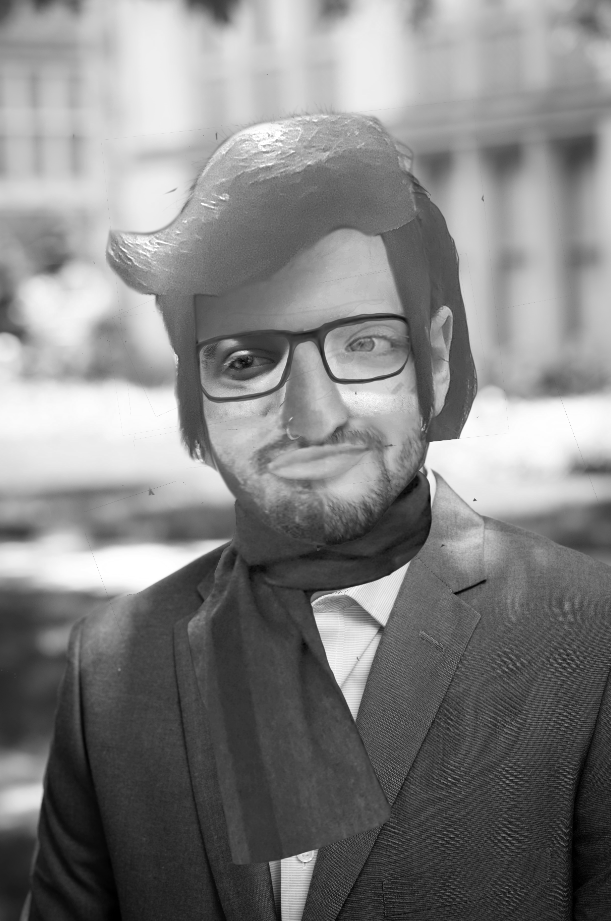
#> input picture images/monster.png, 611 x 921 px
$ python -i edge_addition.py   (imports and definitions only)
#> lines starting #> are read from the running program, lines starting #| are printed output that depends on the picture
import cv2
import numpy as np

def add_edges():
    img = cv2.imread('../../images/monster.png')
#> img is the input picture: shape (921, 611, 3); min 0, max 255, mean 130
    # img = cv2.imread('../../images/monster.png', cv2.IMREAD_GRAYSCALE)
    edges = cv2.Canny(img,50,70)
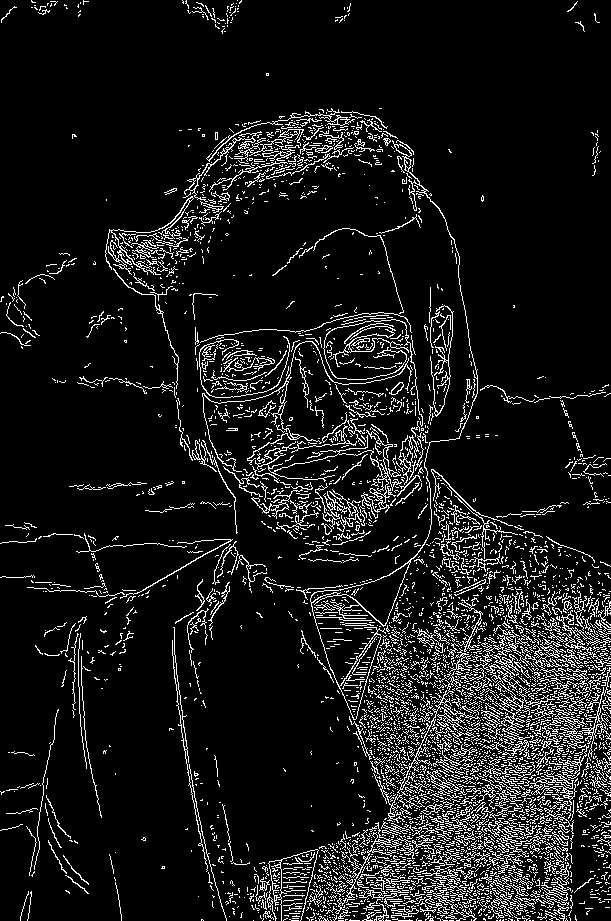
#> edges: shape (921, 611); 9.5% white in thin lines or dots
    edges = cv2.cvtColor(edges, cv2.COLOR_GRAY2BGR)
#> edges: shape (921, 611, 3); 9.5% white in thin lines or dots
    # edges *=
    add = cv2.addWeighted(img, 1, edges, 0.5, 0.0)
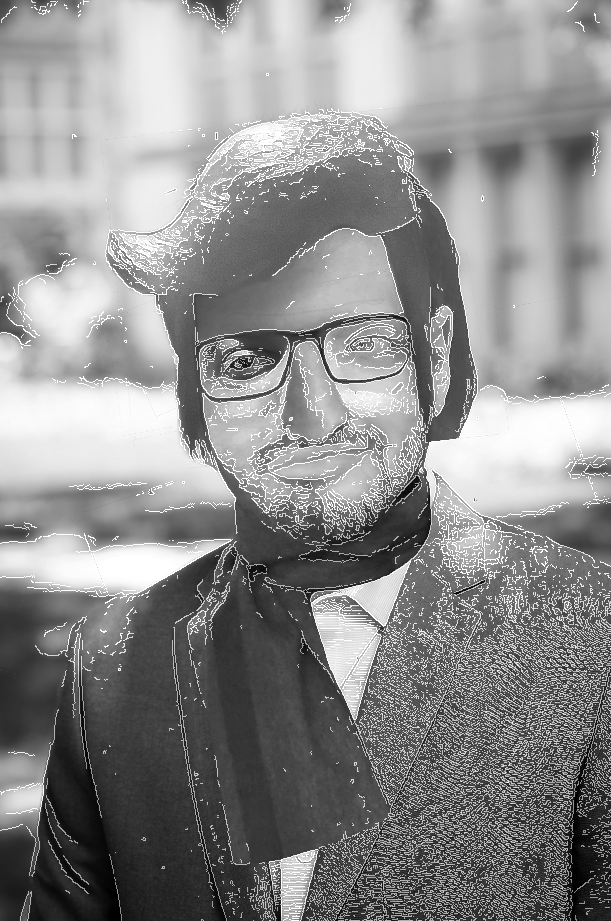
#> add: shape (921, 611, 3); min 0, max 255, mean 141
    cv2.imshow('shit', img)
    cv2.imshow('two', edges)
    cv2.imshow('added', add)
    cv2.waitKey()

>>> result = add_edges()

$ run again, with images/tyson.jpg saved as images/monster.png
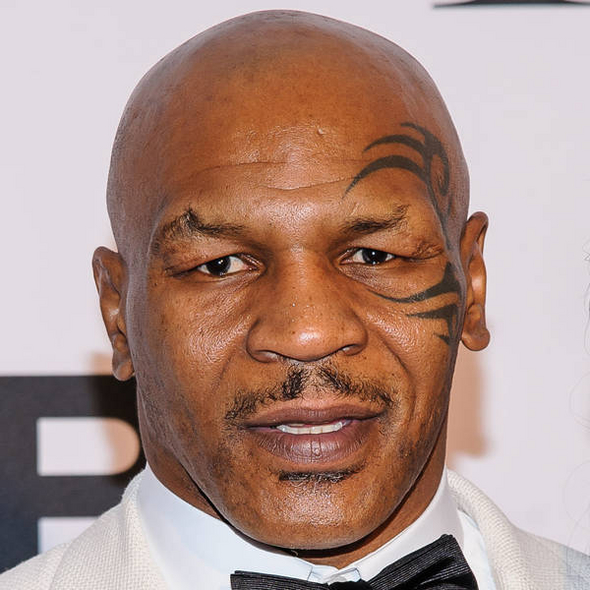
#> input picture images/tyson.jpg, 590 x 590 px
#> in add_edges, img is the input picture: shape (590, 590, 3); mean B, G, R 135.5, 144.8, 174.3
#> in add_edges, `edges = cv2.Canny(img,50,70)`:
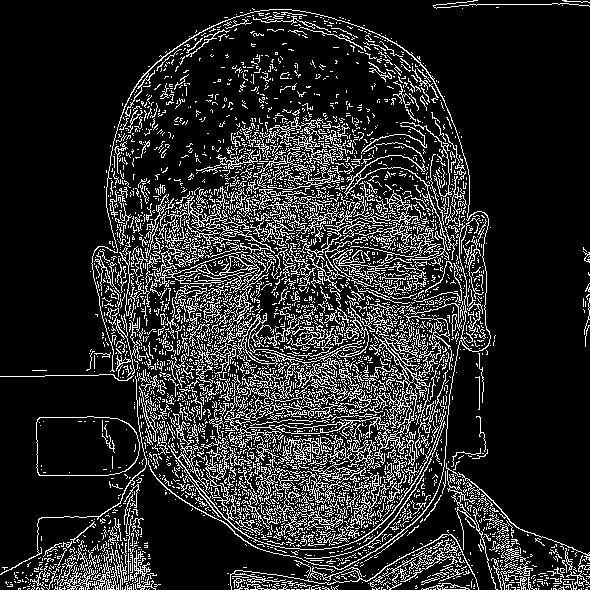
#> edges: shape (590, 590); 16.1% white in thin lines or dots
#> in add_edges, `add = cv2.addWeighted(img, 1, edges, 0.5, 0.0)`:
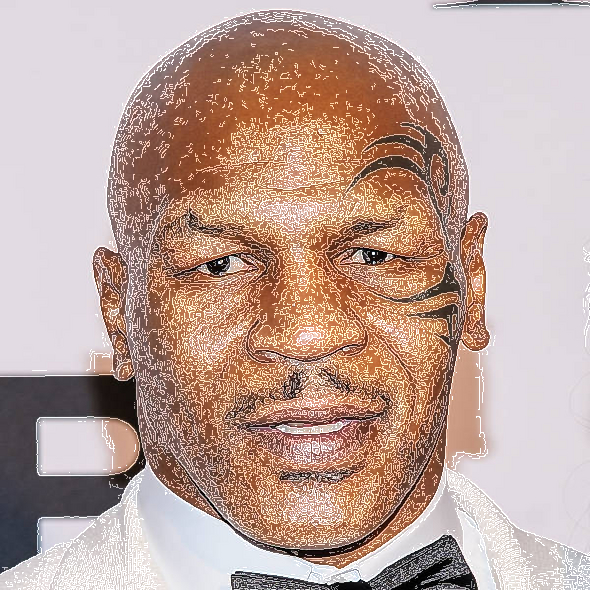
#> add: shape (590, 590, 3); mean B, G, R 154.4, 163.5, 189.5
